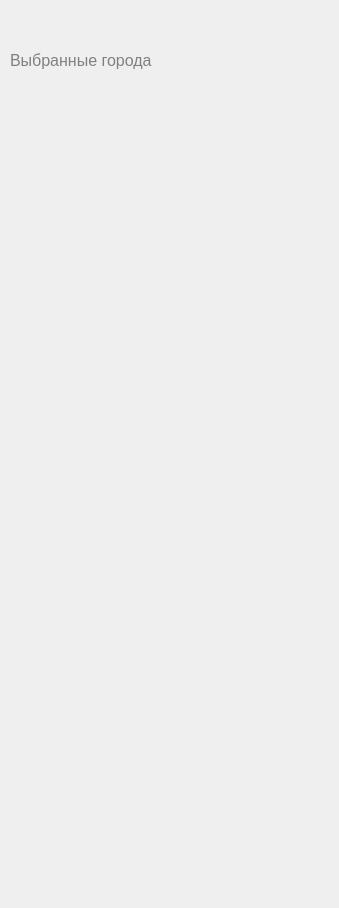
<?xml version="1.0" encoding="UTF-8"?>
<ui version="4.0">
 <class>Form</class>
 <widget class="QWidget" name="Form">
  <property name="geometry">
   <rect>
    <x>0</x>
    <y>0</y>
    <width>339</width>
    <height>908</height>
   </rect>
  </property>
  <property name="windowTitle">
   <string/>
  </property>
  <widget class="QWidget" name="verticalLayoutWidget">
   <property name="geometry">
    <rect>
     <x>10</x>
     <y>80</y>
     <width>321</width>
     <height>811</height>
    </rect>
   </property>
   <layout class="QVBoxLayout" name="towns"/>
  </widget>
  <widget class="QLabel" name="label">
   <property name="geometry">
    <rect>
     <x>10</x>
     <y>50</y>
     <width>151</width>
     <height>21</height>
    </rect>
   </property>
   <property name="font">
    <font>
     <pointsize>12</pointsize>
    </font>
   </property>
   <property name="styleSheet">
    <string notr="true">color: rgb(128, 128, 128)</string>
   </property>
   <property name="text">
    <string>Выбранные города</string>
   </property>
  </widget>
  <widget class="QPushButton" name="come_back">
   <property name="geometry">
    <rect>
     <x>10</x>
     <y>2</y>
     <width>41</width>
     <height>41</height>
    </rect>
   </property>
   <property name="styleSheet">
    <string notr="true">border: 0px</string>
   </property>
   <property name="text">
    <string/>
   </property>
  </widget>
 </widget>
 <resources/>
 <connections/>
</ui>
